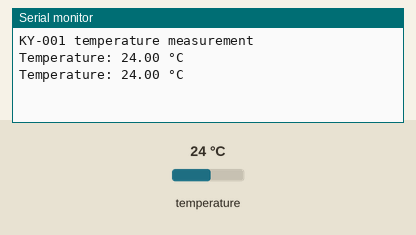
This sketch was run on a simulated Arduino Uno, built with avr-gcc and run on an emulated ATmega328P. Shown: the last lines printed to the serial monitor. The test bench sets the inputs (shaded band); at power-on: temperature 24 °C.

Above: at 3.3 s.
3.4 s: temperature set to 12 °C
At 5.5 s:
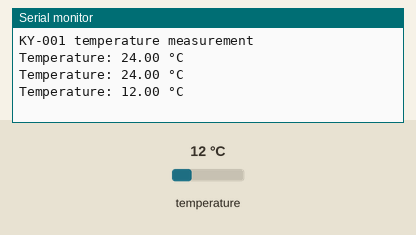
5.9 s: temperature set to 19 °C
At 7.1 s:
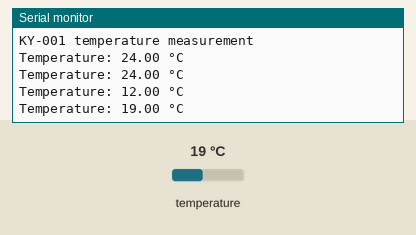
Timing chart, 0 to 8.9 s (numbered marks = the images above; inputs shaded):
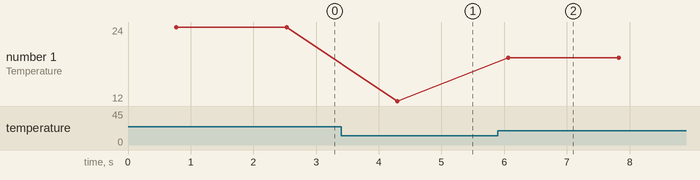

Measured:
- after the input at 3.4 s, the serial monitor: prints a new line after 0.90 s (image 1)
- after the input at 5.9 s, the serial monitor: prints a new line after 0.16 s (image 2)
- plotted number 1: 24 → 12 after the input at 3.4 s, 12 → 19 after the input at 5.9 s

The sketch:

TemperatureSensor.ino
```cpp
// Required libraries will be imported
#include <OneWire.h>
#include <DallasTemperature.h>

// Here the input pin is declared to which the sensor module is connected
#define KY001_Signal_PIN 2

// Libraries are configured
OneWire oneWire(KY001_Signal_PIN);
DallasTemperature sensors(&oneWire);


void setup() {

    // Initialize serial output
    Serial.begin(9600);
    Serial.println("KY-001 temperature measurement");

    // Sensor is initialized
    sensors.begin();
}

//main program loop
void loop()
{
    // Temperature measurement is started...
    sensors.requestTemperatures();
    // ... and output measured temperature
    Serial.print("Temperature: ");
    Serial.print(sensors.getTempCByIndex(0));
    Serial.println(" °C");

    delay(1000); // 1s pause until next measurement
}
```
